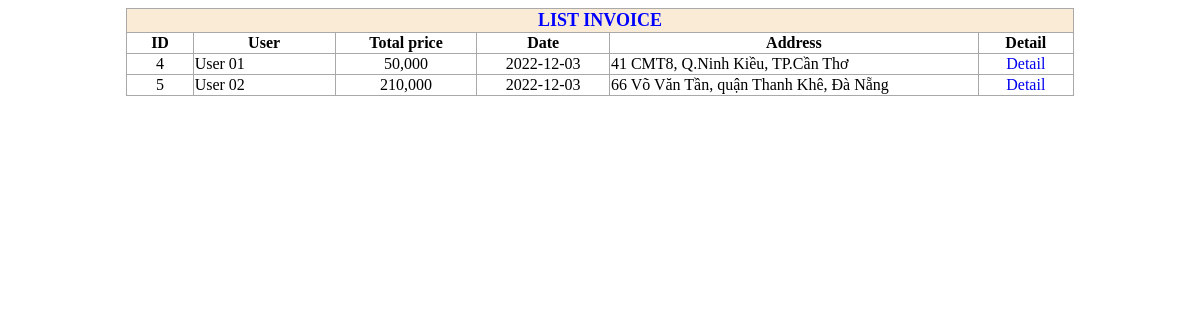
Page /admin/ListInvoice.php on the committed database.
### tables this page shows
CREATE TABLE `invoice` (
  `id` int(11) NOT NULL,
  `user_id` int(11) NOT NULL,
  `total_price` int(11) NOT NULL,
  `create_date` date NOT NULL DEFAULT current_timestamp(),
  `address` varchar(200) NOT NULL
);

CREATE TABLE `user` (
  `user_ID` int(9) NOT NULL,
  `user_fullname` varchar(100) NOT NULL,
  `user_email` varchar(100) NOT NULL,
  `user_phonenumber` varchar(30) NOT NULL,
  `user_password` varchar(100) NOT NULL,
  `user_address` varchar(200) NOT NULL,
  `user_status` tinyint(1) NOT NULL DEFAULT 1
);

### admin/ListInvoice.php (the view, shortened to what this page needs)
<?php
    require_once ("DatabaseConnect.php");
    $sql = "SELECT * FROM invoice
            INNER JOIN user ON invoice.user_id=user.user_ID";
    $result = $conn -> query($sql);
?>
<!DOCTYPE html>
<html lang="en">
<head>
    <link rel="stylesheet" href="CSS/Product_Manage_Style.css">
</head>
<body>
    <table border="1" id="ListProduct">
        <tr id="ListProductTitle">
            <td colspan="6">LIST INVOICE</td>
        </tr>
        <tr>
            <th width="7%">ID</th>
            <th width="15%">User</th>
            <th width="15%">Total price</th>
            <th width="14%">Date</th>
            <th>Address</th>
            <th width="10%">Detail</th>
        </tr>
        <?php
            if(mysqli_num_rows($result) > 0)
                while($row = mysqli_fetch_assoc($result)){
        ?>
        <tr>
            <td class="tdEdit"><?php echo $row['id']; ?></td>
            <td><?php echo $row['user_fullname']; ?></td>
            <td class="tdEdit"><?php echo number_format($row['total_price'],0); ?></td>
            <td class="tdEdit"><?php echo $row['create_date']; ?></td>
            <td><?php echo $row['address']; ?></td>
            <td class="tdEdit">
                <a href="index.php?page=InvoiceDetail&id=<?php echo $row['id']; ?>">Detail</a>
            </td>
        </tr>
        <?php
            }
        ?>
    </table>
</body>
</html>

### admin/CSS/Product_Manage_Style.css (style rules this page uses)
body { font-family: 'Tahoma'; font-weight: normal; }
table#ListProduct { margin: auto; width: 80%; border-collapse: collapse; border-color:darkgray; }
tr#ListProductTitle { font-size: large; color: blue; text-align: center; font-weight: bold; background-color: antiquewhite; }
td.tdEdit { text-align: center; }
a { text-decoration: none; }

### rows in the picture
invoice: id "4", user.user_fullname "User 01", total_price "50,000", create_date "2022-12-03", address "41 CMT8, Q.Ninh Kiều, TP.Cần Thơ"
invoice: id "5", user.user_fullname "User 02", total_price "210,000", create_date "2022-12-03", address "66 Võ Văn Tần, quận Thanh Khê, Đà Nẵng"
